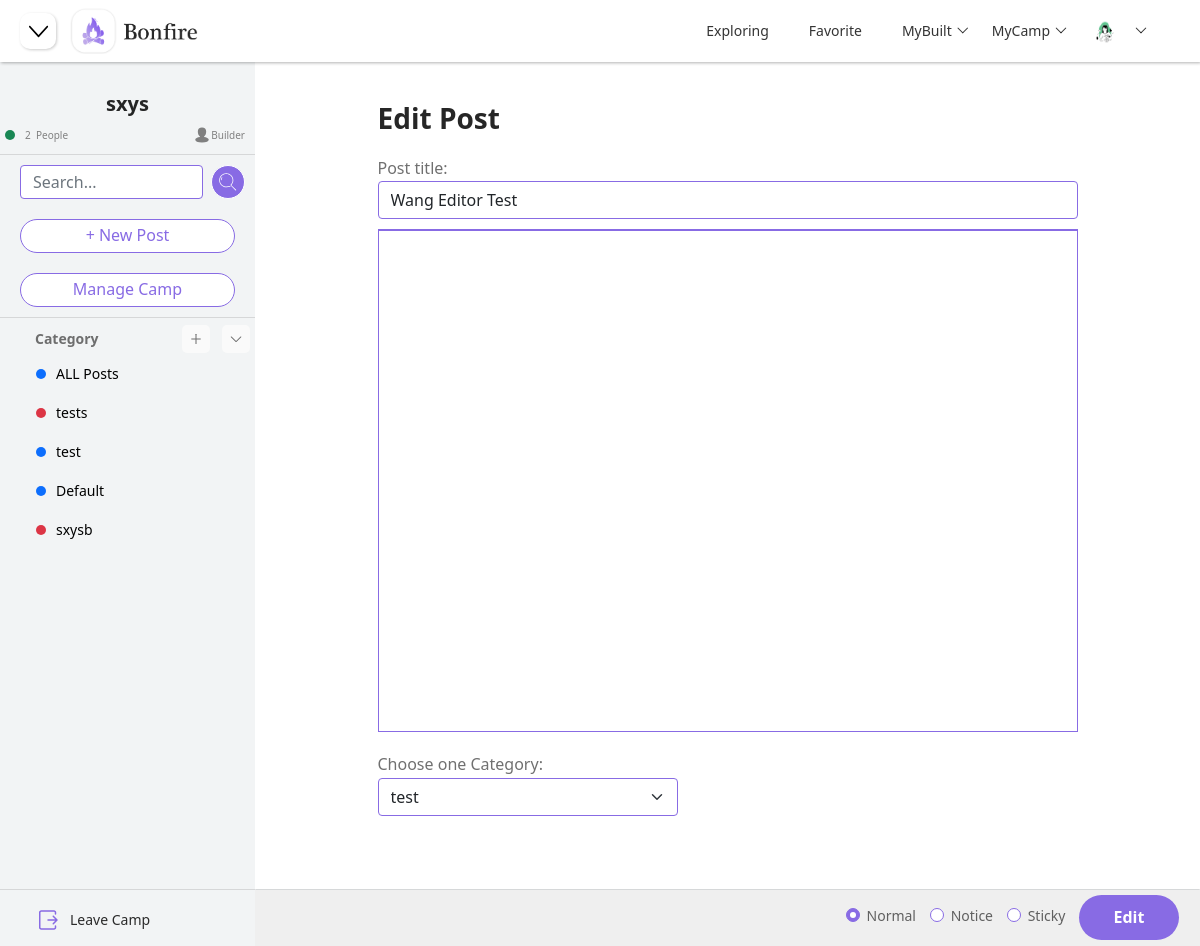
/camp/4/4/edit (signed in), run on an earlier commit of the app's database.
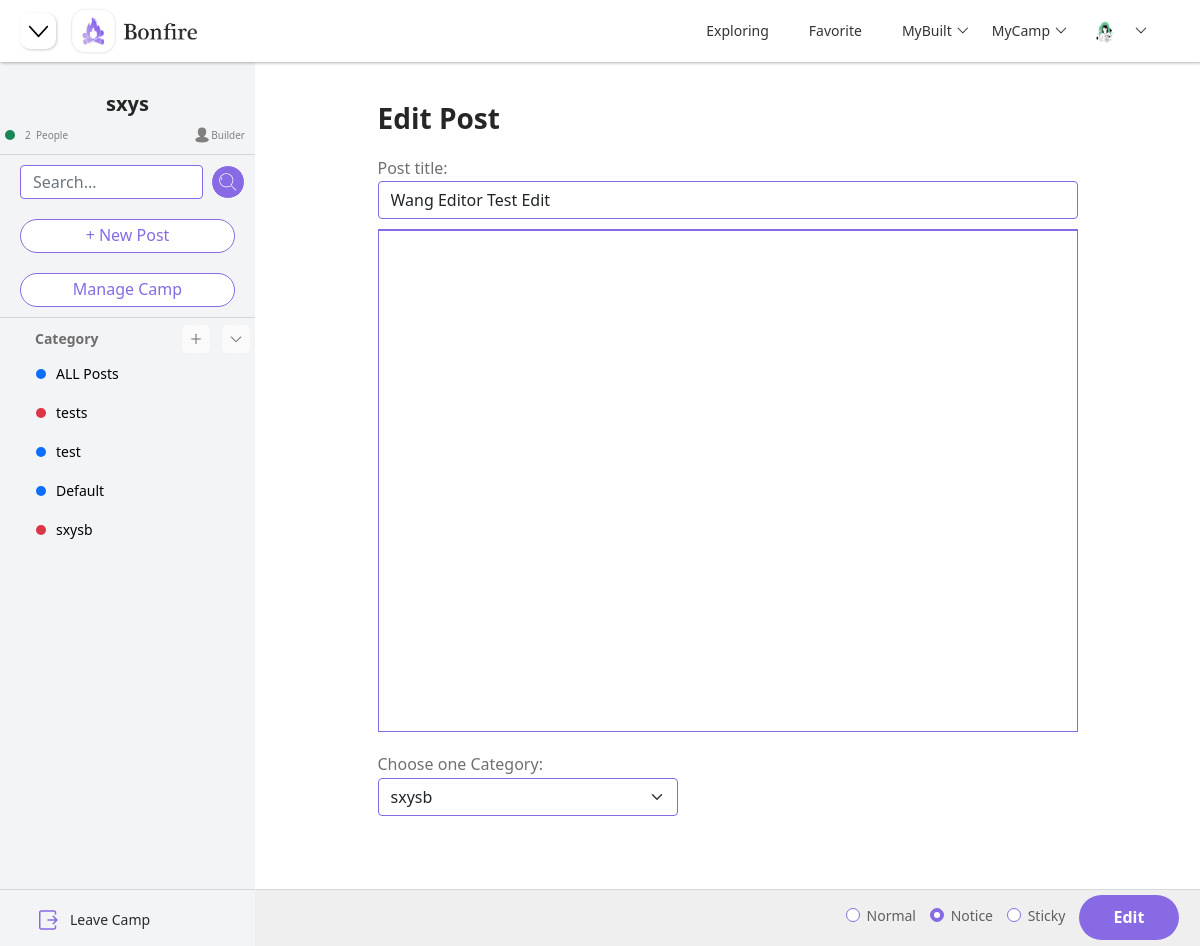
And on a later commit of the database.
### models.py (models this page shows)
class PostModel(db.Model):
    __tablename__ = "post"
    id = db.Column(db.Integer, primary_key=True, autoincrement=True)
    title = db.Column(db.String(100), nullable=False, unique=False)
    content = db.Column(db.Text, nullable=True)
    create_time = db.Column(db.DateTime, default=datetime.now)
    update_time = db.Column(db.DateTime, default=datetime.now)
    is_top = db.Column(db.Boolean, default=False)
    is_notice = db.Column(db.Boolean, default=False)
    is_delete = db.Column(db.Boolean, default=False)
    description = db.Column(db.String(200), nullable=True)
    favorite_count = db.Column(db.Integer, default=0)
    comment_count = db.Column(db.Integer, default=0)
    like_count = db.Column(db.Integer, default=0)
    user_id = db.Column(db.Integer, db.ForeignKey("user.id"))
    camp_id = db.Column(db.Integer, db.ForeignKey("camp.id"))
    category_id = db.Column(db.Integer, db.ForeignKey("category.id"))
    user = db.relationship("UserModel", backref="posts")
    camp = db.relationship("CampModel", backref="posts")
    category = db.relationship("CategoryModel", backref="posts")

### blueprints/camp.py (the view)
class EditPost(Resource):
    method_decorators = [login_required, check_category]
    def get(self, camp_id, post_id):
        camp = CampModel.query.filter_by(id=camp_id).first()
        camp_user = CampUserModel.query.filter_by(camp_id=camp_id).all()
        users_num = len(camp_user)
        camp_dict = {"camp_id": camp.id, "camp_name": camp.name, "camp_description": camp.description,
                     "camp_background": camp.background, "users_num": users_num}
        user_id = session.get("user_id")
        if user_id:
            camp_user = CampUserModel.query.filter_by(user_id=user_id, camp_id=camp_id).first()
            if camp_user:
                identity = camp_user.identity
            else:
                identity = "visitor"
        else:
            identity = "visitor"
        post = PostModel.query.filter_by(id=post_id, is_delete=0).first()
        if not post:
            return render_template("404.html")
        if post.user_id == user_id or identity == "Admin" or identity == "Builder":
            categories = CategoryModel.query.filter_by(camp_id=camp_id).all()
            categories_list = []
            categories_dict = {}
            for category in categories:
                categories_dict["category_id"] = category.id
                categories_dict["category_name"] = category.name
                categories_dict["category_color"] = category.color
                categories_list.append(categories_dict)
                categories_dict = {}
            camp_builders = get_all_camp_builder()
            camp_joins = get_all_camp_join()
            return render_template("edit.html", camp=camp_dict, categories=categories_list, identity=identity,
                                   camp_builders=camp_builders, camp_joins=camp_joins, page_status="eidt", post=post)
        else:
            return render_template("404.html")

### app.py (called while the page is built)
@app.before_request
def before_request():
    user_id = session.get("user_id")
    if user_id:
        try:
            user = UserModel.query.get(user_id)
            g.user = user
        except:
            g.user = None

@app.context_processor
def context_processor():
    if hasattr(g, "user"):
        return {"user": g.user}
    else:
        return {}

### blueprints/camp.py (called while the page is built)
@api.representation('text/html')
def output_html(data, code, headers=None):
    if isinstance(data, str):
        resp = Response(data)
        return resp
    else:
        return Response(json.dumps(data), mimetype='application/json')

### controller.py (called while the page is built)
def get_all_camp_builder():
    user_id = session.get("user_id")
    if user_id:
        camp_user = CampUserModel.query.filter_by(user_id=user_id, identity="Builder").all()
        camps = []
        camp_dict = {}
        for camp in camp_user:
            camp_dict["camp_id"] = camp.camp_id
            camp = CampModel.query.filter_by(id=camp.camp_id).first()
            camp_dict["camp_name"] = camp.name
            camps.append(camp_dict)
            camp_dict = {}
        return camps
    else:
        return {}

### templates/edit.html (shortened to what this page needs)
{% extends "components/index_navi.html" %}
{% block head %}
    <link rel="stylesheet" href="{{ url_for('static', filename='css/camp.css') }}">
    <link rel="stylesheet" href="{{ url_for('static', filename='css/post.css') }}">
    <link href="https://unpkg.com/@wangeditor/editor@latest/dist/css/style.css" rel="stylesheet">
{% endblock %}
{% block navi_shrink %}
    <button class="justify-content-start shrink-btn" onclick="side_post()">
    </button>
{% endblock %}
{% block body %}
    {% include "components/camp_side.html" %}
    {% include "components/edit_container.html" %}
{% endblock %}

### templates/components/edit_container.html (shortened to what this page needs)
<div class="container-box" id="container-box">
    <div class="center" id="center-box">
        <h3 class="post-page-title">Edit Post</h3>
        <form>
            <label for="post_title" class="post-form-text">Post title:</label>
            <input class="post-form-input form-control add-input camp-side-add-input" type="text" name="post_title"
                   id="post_title" placeholder="Enter your post title..." value="{{ post.title }}">
            <div id="editor—wrapper-edit">
                <div id="toolbar-container-edit"></div>
                <div id="editor-container-edit"></div>
            </div>
            <label for="post_category" class="post-form-text">Choose one Category:</label>
            <select class="form-select add-input camp-side-add-input camp-side-category post-form-input choose-category"
                    id="post_category" name="post_category">
                {% for category in categories %}
                    {% if category["category_id"] == post.category_id %}
                        <option value="{{ category["category_id"] }}" selected>{{ category["category_name"] }}</option>
                    {% endif %}
                {% endfor %}
            </select>
            <div class="post-area post-area-common" id="post-area">
                {% if identity=="Admin" or identity == "Builder" %}
                    <div class="post-choice">
                        {% if post.is_top == 0 and post.is_notice == 0 %}
                            <div class="form-check" style="margin-right: 10px">
                                <input type="radio" class="form-check-input add-input post-choice-radio" id="Normal"
                                       name="status" value="Normal"
                                       checked>
                                Normal
                            </div>
                        {% else %}
                            <div class="form-check" style="margin-right: 10px">
                                <input type="radio" class="form-check-input add-input post-choice-radio" id="Normal"
                                       name="status" value="Normal">
                                Normal
                            </div>
                        {% endif %}
                        {% if post.is_notice == 1 %}
                            <div class="form-check" style="margin-right: 10px">
                                <input type="radio" class="form-check-input add-input post-choice-radio" id="Notice"
                                       name="status" value="Notice" checked>
                                Notice
                            </div>
                        {% else %}
                            <div class="form-check" style="margin-right: 10px">
                                <input type="radio" class="form-check-input add-input post-choice-radio" id="Notice"
                                       name="status" value="Notice">
                                Notice
                            </div>
                        {% endif %}
                        {% if post.is_top == 1 %}
                            <div class="form-check">
                                <input type="radio" class="form-check-input add-input post-choice-radio" id="Sticky"
                                       name="status" value="Sticky" checked>
                                Sticky
                                <label class="form-check-label" for="Sticky"></label>
                            </div>
                        {% else %}
                            <div class="form-check">
                                <input type="radio" class="form-check-input add-input post-choice-radio" id="Sticky"
                                       name="status" value="Sticky">
                                Sticky
                            </div>
                        {% endif %}
                    </div>
                {% endif %}
                <button class="login-nav-btn post-area-btn" type="button" id="edit_btn">Edit</button>
            </div>
        </form>
    </div>
</div>

What changed in the data, as far as the page shows it:
changed PostModel: post_title "Wang Editor Test" → "Wang Editor Test Edit"; is_notice False → True (drawn)
Also different on the page:
form field post_category: "test" → "sxysb"
form field status: (not shown) → "☐"
form field status: (not shown) → "☑"
form field status: "☑" → (not shown)
form field status: "☐" → (not shown)
